Frame 1 (no input): blank canvas, image omitted
Frame 60 (the mouse pressed at the canvas centre just before this capture): blank canvas, image omitted
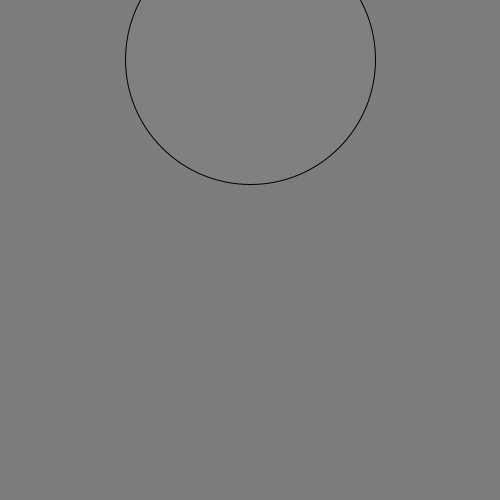
Frame 120 (the mouse held since frame 60 and released just before this capture)

The Processing sketch whose frames 1 and 60 were blank and that drew this single picture after the mouse press (run headless with seeded random() and noise(); from frame 60 on, the mouse is pressed at the canvas centre):

// Processing sketch: processing_155345
// ── processing_155345.pde

float x=0;       // variable for the x position of the ellipse
float xInc=1;    //  this is how much we will move the x pos
float mouse;
float mousewhy;

//this function is called once when the sketch first runs
void setup() {
  //we can set the size of the output window
  size(500, 500);
  //the dimentions can be accessed by the variabels width and height
  println("width  ["+width+"]");
  println("height ["+height+"]");

  //initilise the x pos to be the middle of the screen
  x= width/2;

  //redraw the background black
  background(0);
}

void draw() {
  //redraw the window
  background(mouseX/2);
  mouse=mouseX;
  mousewhy=mouseY;

  //draw the ellipse
  ellipse(500-mouseY, x, mouse, mouse);

  //add 2 to the x position of the ellipse
  x+=xInc;

  println(x);



  //if the possition is greater than width (so centre of ellipse at edge of screen)
  // || or
  //the x pos is on the right edge of the window
  if (x > width || x < 0) {
    //flip the sign of the amount we move
    // if its +ve it moves to the right
    // if its -ve it moves to the left
    xInc= xInc *(-1);
  }
}


void mousePressed() {
  fill(128);  
  x=0;
}
